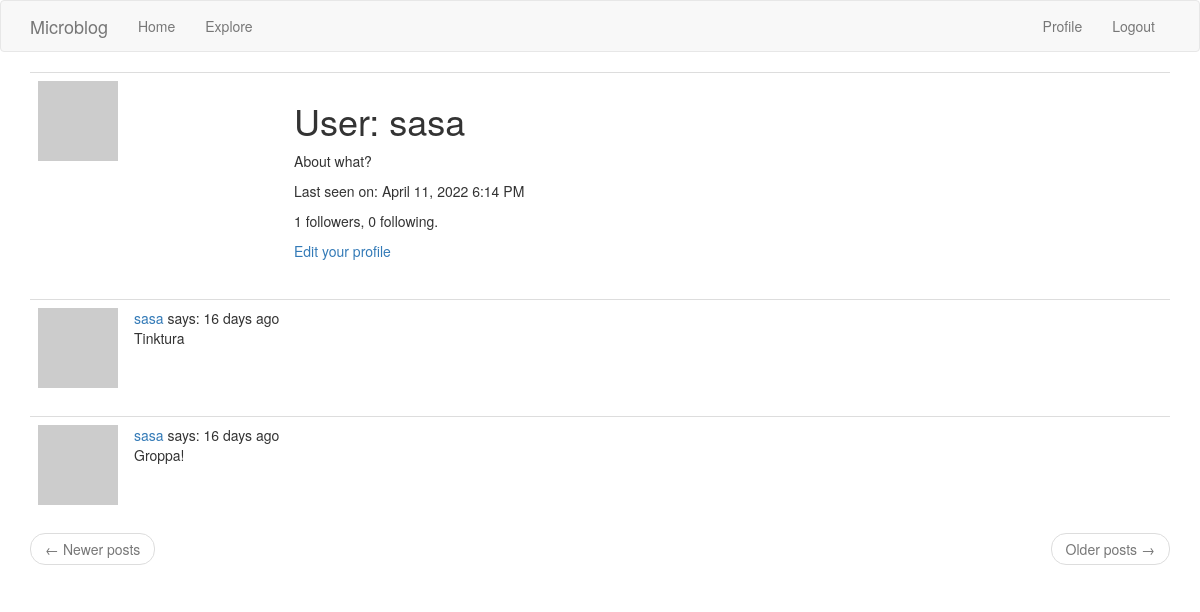
Before: /user/sasa (signed in) with the older database file.
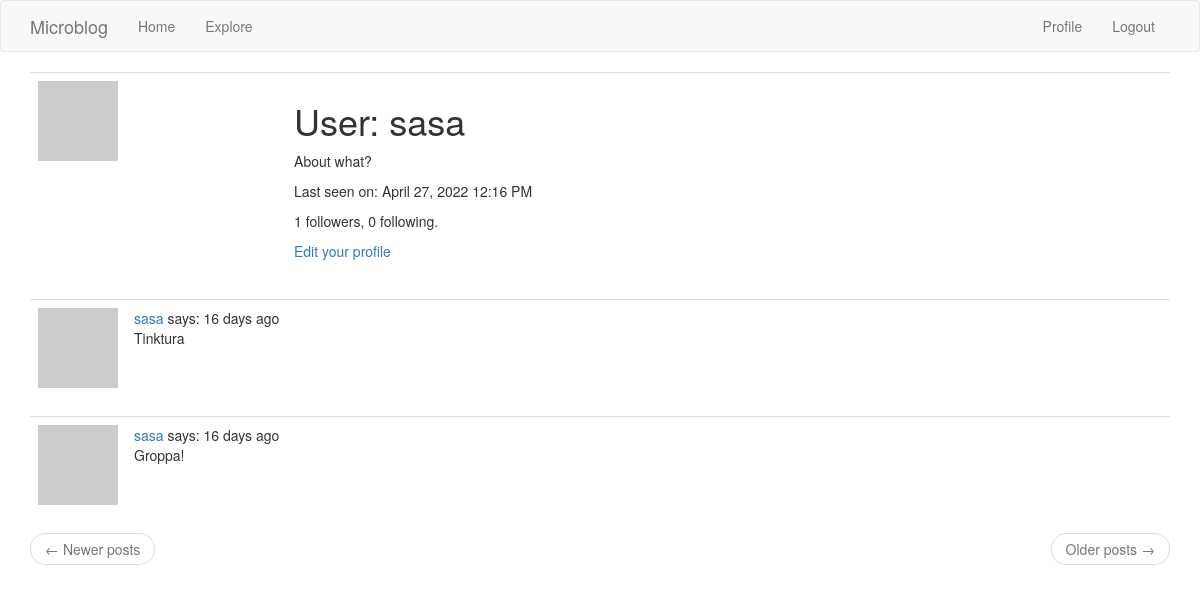
After: the same page with the newer database file.
### app/models.py (models this page shows, shortened)
class User(UserMixin, db.Model):
    id = db.Column(db.Integer, primary_key=True)
    username = db.Column(db.String(64), index=True, unique=True)
    email = db.Column(db.String(120), index=True, unique=True)
    password_hash = db.Column(db.String(128))
    posts = db.relationship('Post', backref='author', lazy='dynamic')
    about_me = db.Column(db.String(140))
    last_seen = db.Column(db.DateTime, default=datetime.utcnow)
    followed = db.relationship(
        'User', secondary=followers,
        primaryjoin=(followers.c.follower_id == id),
        secondaryjoin=(followers.c.followed_id == id),
        backref=db.backref('followers', lazy='dynamic'), lazy='dynamic')
    def avatar(self, size):
        digest = md5(self.email.lower().encode('utf-8')).hexdigest()
        return f'https://www.gravatar.com/avatar/{digest}?d=identicon&s={size}'

class Post(db.Model):
    id = db.Column(db.Integer, primary_key=True)
    body = db.Column(db.String(140))
    timestamp = db.Column(db.DateTime, index=True, default=datetime.utcnow)
    user_id = db.Column(db.Integer, db.ForeignKey('user.id'))

### app/routes.py (the view)
@app.route('/user/<username>')
@login_required
def user(username):
    _user = User.query.filter_by(username=username).first_or_404()
    page = request.args.get('page', 1, type=int)
    posts = _user.posts.order_by(Post.timestamp.desc()).paginate(page, app.config['POSTS_PER_PAGE'], False)
    next_url = url_for('user', username=_user.username, page=posts.next_num) if posts.has_next else None
    prev_url = url_for('user', username=_user.username, page=posts.prev_num) if posts.has_prev else None
    return render_template('user.html', user=_user, posts=posts.items, next_url=next_url, prev_url=prev_url)

### app/models.py (called while the page is built)
@login.user_loader
def load_user(_id):
    return User.query.get(int(_id))

### app/routes.py (called while the page is built)
@app.before_request
def before_request():
    if current_user.is_authenticated:
        current_user.last_seen = datetime.utcnow()
        db.session.commit()

### app/templates/user.html (shortened to what this page needs)
{% extends "base.html" %}
{% block app_content %}
<table class="table table-hover">
    <tr>
        <td width="256px"><img src="{{ user.avatar(256) }}"></td>
        <td>
            <h1>User: {{ user.username }}</h1>
            {% if user.about_me %}<p>{{ user.about_me }}</p>{% endif %}
            {% if user.last_seen %}<p>Last seen on: {{ moment(user.last_seen).format('LLL') }}</p>{% endif %}
            <p>{{ user.followers.count() }} followers, {{ user.followed.count() }} following.</p>
            {% if user == current_user %}
            <p><a href="{{ url_for('edit_profile') }}">Edit your profile</a></p>
            {% endif %}
        </td>
    </tr>
</table>
{% for post in posts %}
{% include "_post.html" %}
{% endfor %}
<nav aria-label="...">
    <ul class="pager">
        <li class="previous{% if not prev_url %} disabled{% endif %}">
            <a href="{{ prev_url or '#' }}">
                <span aria-hidden="true">&larr;</span> Newer posts
            </a>
        </li>
        <li class="next{% if not next_url %} disabled{% endif %}">
            <a href="{{ next_url or '#' }}">
                Older posts <span aria-hidden="true">&rarr;</span>
            </a>
        </li>
    </ul>
</nav>
{% endblock %}

### app/templates/base.html (shortened to what this page needs)
{% extends 'bootstrap/base.html' %}
{% block navbar %}
<nav class="navbar navbar-default">
    <div class="container">
        <div class="navbar-header">
            <a class="navbar-brand" href="{{ url_for('index') }}">Microblog</a>
        </div>
        <div class="collapse navbar-collapse" id="bs-example-navbar-collapse-1">
            <ul class="nav navbar-nav">
                <li><a href="{{ url_for('index') }}">Home</a></li>
                <li><a href="{{ url_for('explore') }}">Explore</a></li>
            </ul>
            <ul class="nav navbar-nav navbar-right">
                {% if current_user.is_anonymous %}
                <li><a href="{{ url_for('login') }}">Login</a></li>
                {% else %}
                <li><a href="{{ url_for('user', username=current_user.username) }}">Profile</a></li>
                <li><a href="{{ url_for('logout') }}">Logout</a></li>
                {% endif %}
            </ul>
        </div>
    </div>
</nav>
{% endblock %}
{% block content %}
<div class="container">
    {% block app_content %}{% endblock %}
</div>
{% endblock %}

### app/templates/_post.html
<table class="table table-hover">
    <tr>
        <td width="70px">
            <a href="{{ url_for('user', username=post.author.username) }}"><img src="{{ post.author.avatar(70) }}"/></a></td>
        <td>
            <a href="{{ url_for('user', username=post.author.username) }}">{{ post.author.username }}</a> says: {{ moment(post.timestamp).fromNow() }}<br>{{ post.body }}
        </td>
    </tr>
</table>

Changed rows visible on the page:
changed User "sasa": last_seen "April 11, 2022 6:14 PM" → "April 27, 2022 12:16 PM"
